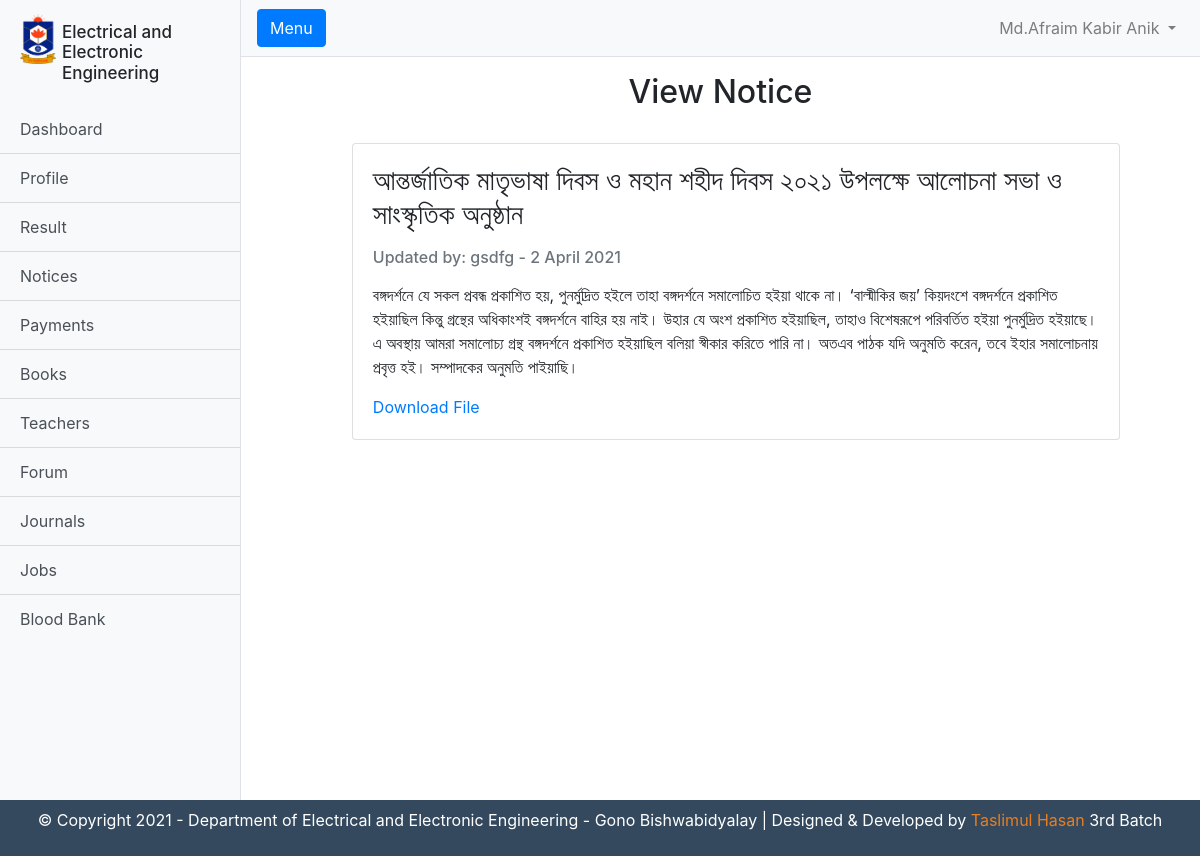
The app's page /panel/viewnotice.php?id=658839425 (signed in) with its own data.
### tables this page shows
CREATE TABLE `notices` (
  `id` int(11) NOT NULL,
  `title` varchar(266) NOT NULL,
  `content` longtext NOT NULL,
  `auther` varchar(255) NOT NULL,
  `date` varchar(255) NOT NULL,
  `noticeid` varchar(255) NOT NULL,
  `files` varchar(255) NOT NULL
);

### panel/viewnotice.php (the view, shortened to what this page needs)
<?php
  require_once("temp-parts/header.php");
  $id = $_GET['id'];
  $dbp = mysqli_query($connection, "SELECT * FROM notices WHERE noticeid= '$id' ");
  $dbmain0 = mysqli_fetch_assoc($dbp);
?>
      <div class="container-fluid">
        <h2 class= "m-3 text-center" >View Notice</h2>
      </div>
      <div class="row ml-3">
            <div class="col-sm-10 m-auto">
                <div class="card mt-3">
                    <div class="card-body">
                        <h3 class="card-title"><?php echo $dbmain0['title']; ?></h3>
                        <h6 class="card-subtitle my-3 text-muted"><?php echo "Updated by: " . $dbmain0['auther'] . " - " . $dbmain0['date'] ; ?></h6>
                        <p class="card-text"><?php echo $dbmain0["content"]; ?></p>
                        <a href="<?php echo $dbmain0['file']; ?>">Download File</a>
                    </div>
                </div>
            </div>
      </div>
<?php require_once("temp-parts/footer.php");?>

### records on screen
notices: title "আন্তর্জাতিক মাতৃভাষা দিবস ও মহান শহীদ দিবস ২০২১ উপলক্ষে আলোচনা সভা ও সাংস্কৃতিক অনুষ্ঠান", auther "gsdfg", date "2 April 2021", content "বঙ্গদর্শনে যে সকল প্রবন্ধ প্রকাশিত হয়, পুনর্মুদ্রিত হইলে তাহা বঙ্গদর্শনে সমালোচিত হইয়া থাকে না। ‘বাল্মীকির জয়’ কিয়দংশে বঙ্গদর্শনে প্রকাশিত হইয়াছিল কিন্তু গ্রন্থের অধিকাংশই বঙ্গদর্শনে বাহির হয় নাই। উহার যে অংশ প্রকাশিত হইয়াছিল, তাহাও বিশেষরূপে পরিবর্তিত হইয়া পুনর্মুদ্রিত হইয়াছে। এ অবস্থায় আমরা সমালোচ্য গ্রন্থ বঙ্গদর্শনে প্রকাশিত হইয়াছিল বলিয়া স্বীকার করিতে পারি না। অতএব পাঠক যদি অনুমতি করেন, তবে ইহার সমালোচনায় প্রবৃত্ত হই। সম্পাদকের অনুমতি পাইয়াছি।"

### other values on screen
$_SESSION["full_name"] "Md.Afraim Kabir Anik"
